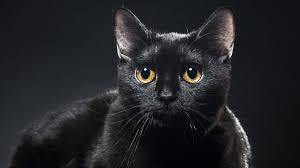
#> input picture train/cats/cat_101.jpg, 300 x 168 px; its folder holds 4 pictures in this run
$ jupyter execute --allow-errors loading_data.ipynb
#> lines starting #> are read from the running program, lines starting #| are printed output that depends on the picture
[cell 1]
import os
import numpy as np
from PIL import Image
import shutil
import matplotlib.pyplot as plt
import sklearn
from sklearn.model_selection import train_test_split

[cell 2]
cat_folder = 'train/cats'
dog_folder = 'train/dogs'
output_folder = 'prepared_dataset'
os.makedirs(output_folder, exist_ok=True)

[cell 3]
def load_images_from_folder(folder,label):
#> called with folder = 'train/cats', label = 0
    images=[]
    labels=[]

    for file in os.listdir(folder):
        img_path=os.path.join(folder,file)
        if os.path.isfile(img_path):
            img = Image.open(img_path).convert('RGB')
#> img is the input picture: PIL image 300x168 RGB; mean R, G, B 35.1, 35.8, 39.3
            img = img.resize((278, 278))
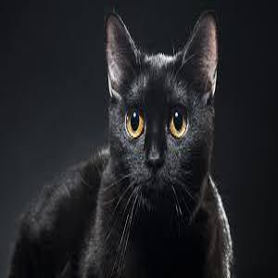
#> img: PIL image 278x278 RGB; mean R, G, B 35.1, 35.8, 39.3
            img_array = np.array(img)
            images.append(img_array)
            labels.append(label)
#> pass 2 of the loop in load_images_from_folder, `for file in os.listdir(folder):`:
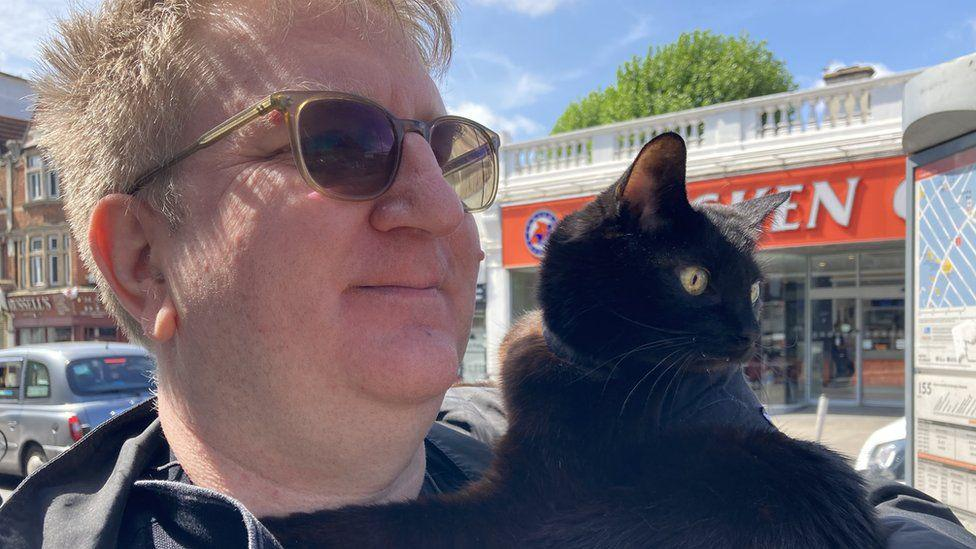
#> input picture train/cats/cat_11.jpg, 976 x 549 px
#> in load_images_from_folder, img is the input picture: PIL image 976x549 RGB; mean R, G, B 119.1, 110.9, 117.6
#> in load_images_from_folder, `img = img.resize((278, 278))`:
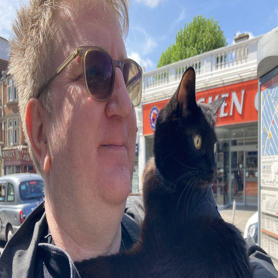
#> img: PIL image 278x278 RGB; mean R, G, B 119.1, 110.9, 117.6
#> pass 3 of the loop in load_images_from_folder, `for file in os.listdir(folder):`:
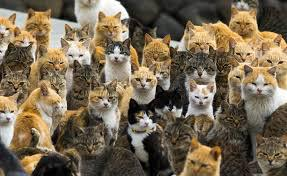
#> input picture train/cats/cat_12.jpg, 287 x 176 px
#> in load_images_from_folder, img is the input picture: PIL image 287x176 RGB; mean R, G, B 119, 104.5, 82.5
#> in load_images_from_folder, `img = img.resize((278, 278))`:
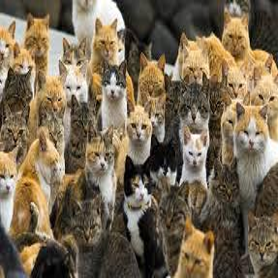
#> img: PIL image 278x278 RGB; mean R, G, B 119, 104.5, 82.5
#> the loop made 4 passes; the first 3 are shown


    return images,labels


cat_images, cat_labels = load_images_from_folder(cat_folder, 0)
#> (the rest of this cell did not finish here and is left out)


images = np.array(cat_images + dog_images)
labels = np.array(cat_labels + dog_labels)
